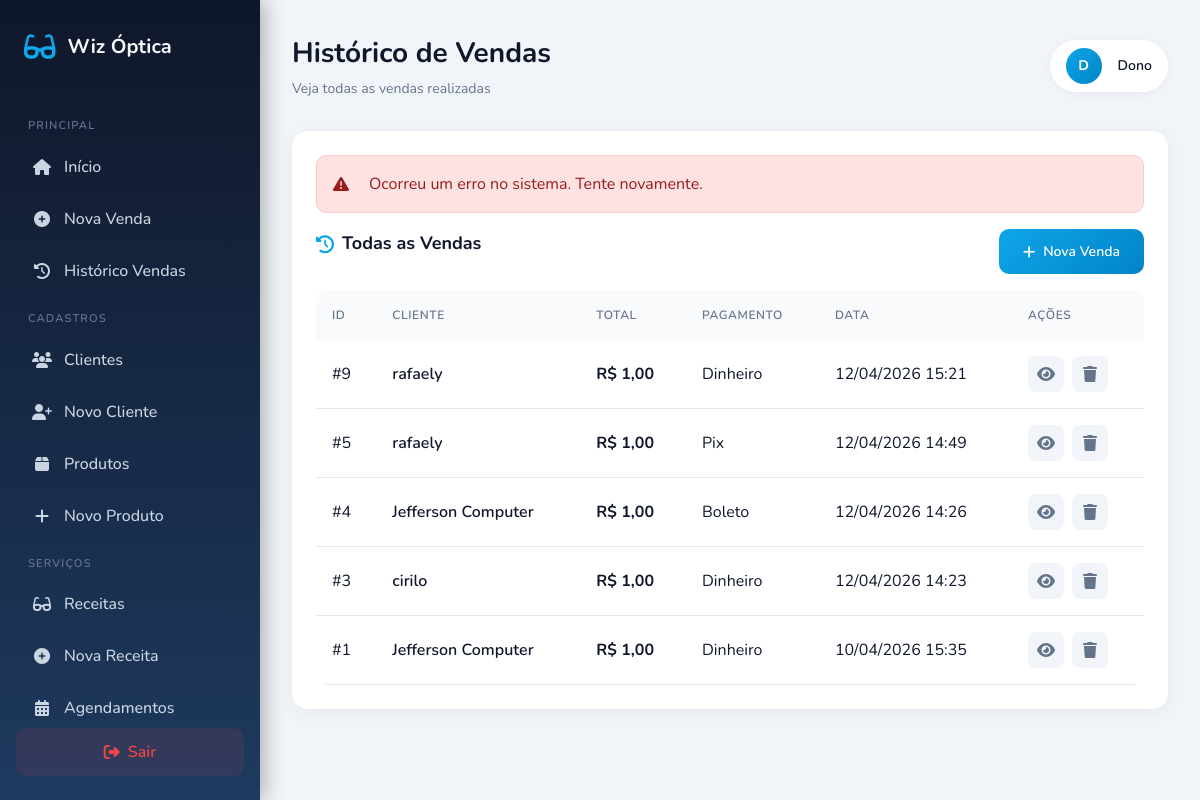
Screenshot of /otica/views/vendas/historico.php?error=erro_sistema (signed in) with the database file from the repository.
### tables this page shows
CREATE TABLE `vendas` (
  `id` bigint(20) UNSIGNED NOT NULL,
  `cliente_id` int(11) DEFAULT NULL,
  `usuario_id` int(11) DEFAULT NULL,
  `total` decimal(10,2) DEFAULT NULL,
  `forma_pagamento` varchar(30) DEFAULT NULL,
  `data_venda` timestamp NOT NULL DEFAULT current_timestamp()
);

CREATE TABLE `clientes` (
  `id` bigint(20) UNSIGNED NOT NULL,
  `nome` varchar(100) NOT NULL,
  `telefone` varchar(20) DEFAULT NULL,
  `cpf` varchar(14) DEFAULT NULL,
  `email` varchar(100) DEFAULT NULL,
  `data_nascimento` date DEFAULT NULL,
  `criado_em` timestamp NOT NULL DEFAULT current_timestamp(),
  `endereco` text DEFAULT NULL,
  `bairro` text DEFAULT NULL,
  `numero` int(11) DEFAULT NULL
);

### otica/views/vendas/historico.php (the view, shortened to what this page needs)
<?php
$db = Database::getInstance()->getConnection();
try {
    $stmt = $db->query("SELECT v.*, c.nome as cliente_nome FROM vendas v LEFT JOIN clientes c ON v.cliente_id = c.id ORDER BY v.id DESC");
    $vendas = $stmt->fetchAll();
} catch (PDOException $e) {
    error_log("Erro: " . $e->getMessage());
    $vendas = [];
}
include '../layout_base.php';
?>
<div class="card">
    <?php if (isset($_GET['error'])): ?>
    <div class="alert alert-error mb-4" style="background: #fee2e2; color: #991b1b; padding: 1rem; border-radius: 10px; border: 1px solid #fecaca;">
        <i class="fas fa-exclamation-triangle mr-2"></i>
        <?php
            if($_GET['error'] == 'id_invalido') echo "ID de venda inválido.";
            elseif($_GET['error'] == 'venda_nao_encontrada') echo "Venda não encontrada.";
            elseif($_GET['error'] == 'erro_exclusao') echo "Erro ao excluir a venda.";
            else echo "Ocorreu um erro no sistema. Tente novamente.";
        ?>
    </div>
    <?php endif; ?>
    <div class="flex justify-between items-center mb-4">
        <h2 class="card-title">
            <i class="fas fa-history"></i>
            Todas as Vendas
        </h2>
        <a href="nova.php" class="btn btn-primary">
            <i class="fas fa-plus"></i>
            Nova Venda
        </a>
    </div>
    <?php if (empty($vendas)): ?>
    <div class="empty-state">
        <i class="fas fa-shopping-cart"></i>
        <h3>Nenhuma venda realizada</h3>
        <p>Comece criando sua primeira venda.</p>
        <a href="nova.php" class="btn btn-primary mt-4">
            <i class="fas fa-plus"></i>
            Criar Venda
        </a>
    </div>
    <?php else: ?>
    <div class="table-container">
        <table class="table">
            <thead>
                <tr>
                    <th>ID</th>
                    <th>Cliente</th>
                    <th>Total</th>
                    <th>Pagamento</th>
                    <th>Data</th>
                    <th>Ações</th>
                </tr>
            </thead>
            <tbody>
                <?php foreach ($vendas as $v): ?>
                <tr>
                    <td>#<?php echo $v['id']; ?></td>
                    <td class="font-semibold"><?php echo htmlspecialchars($v['cliente_nome'] ?? 'Sem cliente'); ?></td>
                    <td class="font-bold text-green-600">R$ <?php echo number_format($v['total'] ?? 0, 2, ',', '.'); ?></td>
                    <td><?php echo htmlspecialchars(ucfirst($v['forma_pagamento'] ?? '-')); ?></td>
                    <td><?php echo $v['data_venda'] ? date('d/m/Y H:i', strtotime($v['data_venda'])) : '-'; ?></td>
                    <td>
                        <div class="actions">
                            <a href="visualizar.php?id=<?php echo $v['id']; ?>" class="btn-icon" title="Visualizar">
                                <i class="fas fa-eye"></i>
                            </a>
                            <a href="excluir.php?id=<?php echo $v['id']; ?>" class="btn-icon danger" title="Excluir" onclick="return confirm('Tem certeza que deseja excluir esta venda?');">
                                <i class="fas fa-trash"></i>
                            </a>
                        </div>
                    </td>
                </tr>
                <?php endforeach; ?>
            </tbody>
        </table>
    </div>
    <?php endif; ?>
</div>
<?php include '../layout_end.php'; ?>

### otica/views/layout_base.php (style rules this page uses)
* { box-sizing: border-box; margin: 0; padding: 0; }
body { font-family: 'Nunito', sans-serif; background: #f1f5f9; }
.card { background: white; border-radius: 16px; padding: 1.5rem; box-shadow: 0 4px 20px rgba(0,0,0,0.05); margin-bottom: 1.5rem; }
.card-title { font-size: 1.125rem; font-weight: 700; color: #0f172a; margin-bottom: 1rem; display: flex; align-items: center; gap: 0.5rem; }
.card-title i { color: #0ea5e9; }
.btn { display: inline-flex; align-items: center; gap: 0.5rem; padding: 0.75rem 1.5rem; border-radius: 10px; font-weight: 600; font-family: inherit; font-size: 0.875rem; cursor: pointer; transition: all 0.2s ease; border: none; }
.btn-primary { background: linear-gradient(135deg, #0ea5e9, #0284c7); color: white; }
.table-container { overflow-x: auto; border-radius: 12px; }
.table { width: 100%; border-collapse: collapse; }
.table th { background: #f8fafc; padding: 1rem; text-align: left; font-size: 0.75rem; text-transform: uppercase; letter-spacing: 0.05em; color: #64748b; font-weight: 600; }
.table td { padding: 1rem; border-bottom: 1px solid #e2e8f0; color: #0f172a; }
.alert { padding: 1rem 1.25rem; border-radius: 12px; margin-bottom: 1rem; display: flex; align-items: center; gap: 0.75rem; }
.alert-error { background: #fee2e2; color: #991b1b; border: 1px solid #fecaca; }
.actions { display: flex; gap: 0.5rem; }
.btn-icon { width: 36px; height: 36px; display: inline-flex; align-items: center; justify-content: center; border-radius: 8px; background: #f1f5f9; color: #64748b; transition: all 0.2s ease; }

### rows the page displays
vendas: id "9", cliente.nome "rafaely", total "1,00", forma_pagamento "Dinheiro", data_venda "12/04/2026 15:21"
vendas: id "5", cliente.nome "rafaely", total "1,00", forma_pagamento "Pix", data_venda "12/04/2026 14:49"
vendas: id "4", cliente.nome "Jefferson Computer", total "1,00", forma_pagamento "Boleto", data_venda "12/04/2026 14:26"
vendas: id "3", cliente.nome "cirilo", total "1,00", forma_pagamento "Dinheiro", data_venda "12/04/2026 14:23"
vendas: id "1", cliente.nome "Jefferson Computer", total "1,00", forma_pagamento "Dinheiro", data_venda "10/04/2026 15:35"

### other values shown
$currentPage "Histórico de Vendas"
$currentModule "Veja todas as vendas realizadas"
substr($_SESSION['usuario_nome'] ?? 'U', 0, 1) "D"
$_SESSION['usuario_nome'] "Dono"
